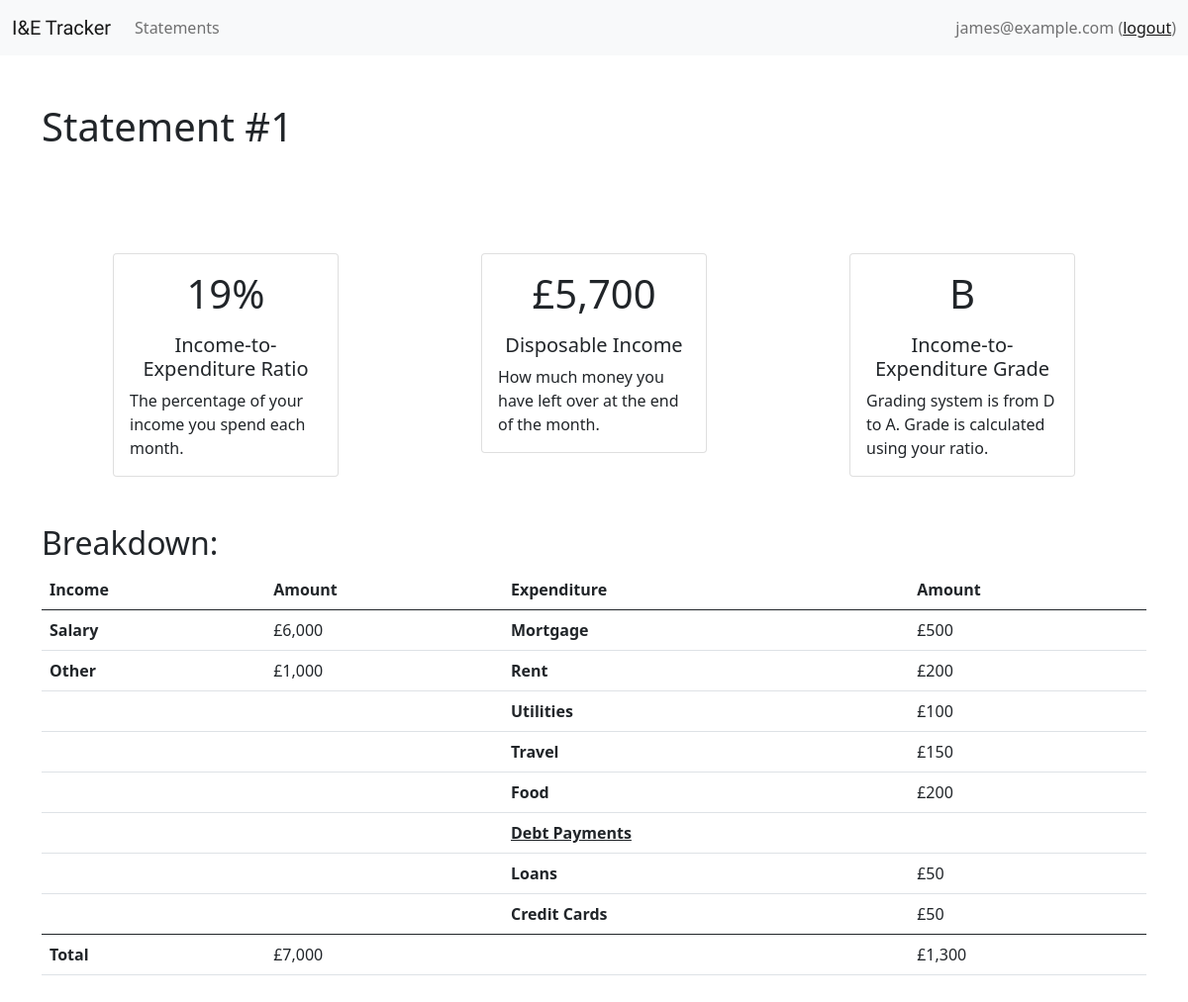
Screenshot of /statements/1 (signed in) with the database file from the repository.
### income_expenditure/models.py (models this page shows)
class IEStatement(models.Model):
    person = models.ForeignKey(Person, on_delete=models.CASCADE)
    salary = models.PositiveIntegerField()
    income_other = models.PositiveIntegerField()
    mortgage = models.PositiveIntegerField()
    rent = models.PositiveIntegerField()
    utilities = models.PositiveIntegerField()
    travel = models.PositiveIntegerField()
    food = models.PositiveIntegerField()
    loans = models.PositiveIntegerField()
    credit_cards = models.PositiveIntegerField()
    expenditure_other = models.PositiveIntegerField()
    @property
    def income(self):
        return self.salary + self.income_other
    @property
    def expenditure(self):
        return sum([self.mortgage, self.rent, self.utilities, self.travel, self.food, self.loans, self.credit_cards,
                    self.expenditure_other])
    @property
    def income_expenditure_ratio(self, percentage=True):
        return self.expenditure / self.income
    @property
    def income_expenditure_grade(self):
        ratio = self.income_expenditure_ratio
        if ratio < 0.1:
            return 'A'
        elif ratio < 0.3:
            return 'B'
        elif ratio < 0.5:
            return 'C'
        else:
            return 'D'
    @property
    def disposable_income(self):
        return self.income - self.expenditure

### income_expenditure/views.py (the view)
# urls.py: path('statements/<int:pk>', IEStatementDetail.as_view(), name='statement_detail'),
class IEStatementDetail(UserPassesTestMixin, DetailView):
    template_name = 'income_expenditure/statement_detail.html'
    model = IEStatement
    def test_func(self):
        statement = self.get_object()
        person = self.request.user.person if hasattr(self.request.user, 'person') else None
        return statement.person == person

### income_expenditure/templates/income_expenditure/statement_detail.html (shortened to what this page needs)
{% extends 'income_expenditure/base.html' %}
{% load humanize %}
{% block content %}
    <div class="container my-5">
        <h1>Statement #{{ object.id }}</h1>
        <div class="row py-5 g-5 m-auto">
            <div class="col" id="current-ie-ratio">
                <div class="card mx-5 pt-3">
                    <h1 class="m-auto">{% widthratio object.income_expenditure_ratio 1 100 %}%</h1>
                    <div class="card-body">
                        <h5 class="card-title text-center">Income-to-Expenditure Ratio</h5>
                        <p class="card-text">The percentage of your income you spend each month.</p>
                    </div>
                </div>
            </div>
            <div class="col" id="current-disposable-income">
                <div class="card mx-5 pt-3">
                    <h1 class="m-auto">£{{ object.disposable_income|intcomma }}</h1>
                    <div class="card-body">
                        <h5 class="card-title text-center">Disposable Income</h5>
                        <p class="card-text">
                            How much money you have left over at the end of the month.
                        </p>
                    </div>
                </div>
            </div>
            <div class="col" id="current-ie-grade">
                <div class="card mx-5 pt-3">
                    <h1 class="m-auto">{{ object.income_expenditure_grade }}</h1>
                    <div class="card-body">
                        <h5 class="card-title text-center">Income-to-Expenditure Grade</h5>
                        <p class="card-text">
                            Grading system is from D to A. Grade is calculated using your ratio.
                        </p>
                    </div>
                </div>
            </div>
        </div>
        <h2>Breakdown:</h2>
        <table class="table">
            <thead>
                <tr>
                    <th scope="col">Income</th>
                    <th scope="col">Amount</th>
                    <th scope="col">Expenditure</th>
                    <th scope="col">Amount</th>
                </tr>
            </thead>
            <tbody>
                <tr>
                    <th scope="row">Salary</th>
                    <td>£{{ object.salary|intcomma }}</td>
                    <th scope="row">Mortgage</th>
                    <td>£{{ object.mortgage|intcomma }}</td>
                </tr>
                <tr>
                    <th scope="row">Other</th>
                    <td>£{{ object.income_other|intcomma }}</td>
                    <th scope="row">Rent</th>
                    <td>£{{ object.rent|intcomma }}</td>
                </tr>
                <tr>
                    <td></td>
                    <td></td>
                    <th scope="row">Utilities</th>
                    <td>£{{ object.utilities|intcomma }}</td>
                </tr>
                <tr>
                    <td></td>
                    <td></td>
                    <th scope="row">Travel</th>
                    <td>£{{ object.travel|intcomma }}</td>
                </tr>
                <tr>
                    <td></td>
                    <td></td>
                    <th scope="row">Food</th>
                    <td>£{{ object.food|intcomma }}</td>
                </tr>
                <tr>
                    <td></td>
                    <td></td>
                    <th scope="row"><u>Debt Payments</u></th>
                    <td></td>
                </tr>
                <tr>
                    <td></td>
                    <td></td>
                    <th scope="row">Loans</th>
                    <td>£{{ object.loans|intcomma }}</td>
                </tr>
                <tr>
                    <td></td>
                    <td></td>
                    <th scope="row">Credit Cards</th>
                    <td>£{{ object.credit_cards|intcomma }}</td>
                </tr>
            </tbody>
            <tfoot>
                <tr>
                    <th>Total</th>
                    <td>£{{ object.income|intcomma }}</td>
                    <td></td>
                    <td>£{{ object.expenditure|intcomma }}</td>
                </tr>
            </tfoot>
        </table>
    </div>
{% endblock %}

### income_expenditure/templates/income_expenditure/base.html (shortened to what this page needs)
<!DOCTYPE html>
<html lang="en">
<head>
    <link href="https://cdn.jsdelivr.net/npm/bootstrap@5.0.0-beta2/dist/css/bootstrap.min.css" rel="stylesheet">
</head>
<body>
<nav class="navbar navbar-expand-lg navbar-light bg-light">
    <div class="container-fluid">
        <a class="navbar-brand" href="/statements" style="font-family:'Hammersmith One'">I&amp;E Tracker</a>
        <div class="collapse navbar-collapse" id="navbarNavDropdown">
            <ul class="navbar-nav" style="flex-grow:1">
                <li class="nav-item">
                    <a class="nav-link {% block statements_active %}{% endblock statements_active %}" aria-current="page" href="/statements">Statements</a>
                </li>
            </ul>
            <ul class="navbar-nav">
                <li class="nav-item">
                    {% if request.user.is_authenticated %}
                        <span class="navbar-text">{{ request.user.username }} (<a href="/accounts/logout">logout</a>)</span>
                    {% else %}
                        <a class="nav-link" href="/accounts/login">Login</a>
                    {% endif %}
                </li>
            </ul>
        </div>
    </div>
</nav>
<div class="container-fluid">
    {% block content %}
    {% endblock %}
</div>
</body>
</html>

### rows the page displays
IEStatement: id "1", mortgage+rent+utilities "19", disposable_income "5,700", income_expenditure_grade "B", salary "6,000", mortgage "500", income_other "1,000", rent "200", utilities "100", travel "150", food "200", loans "50", credit_cards "50", income "7,000", expenditure "1,300"

### other values shown
{{ request.user.username }} "james@example.com"
